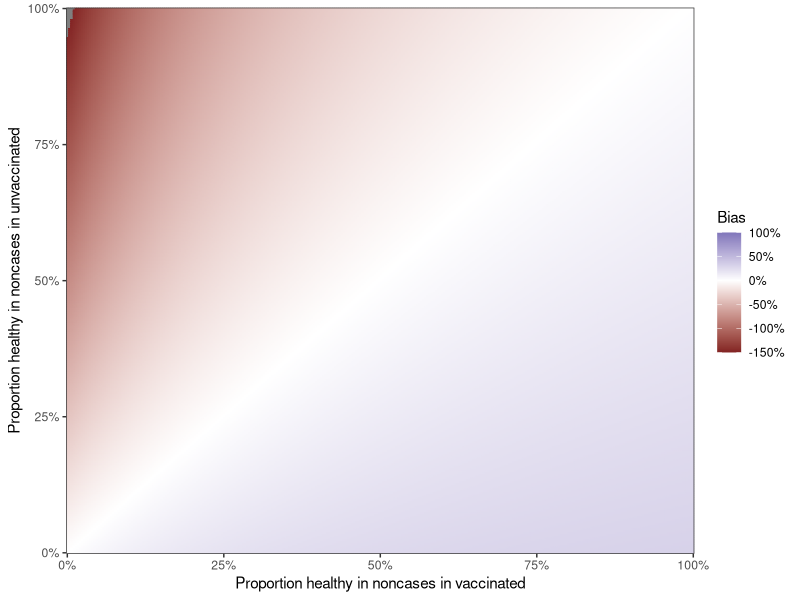
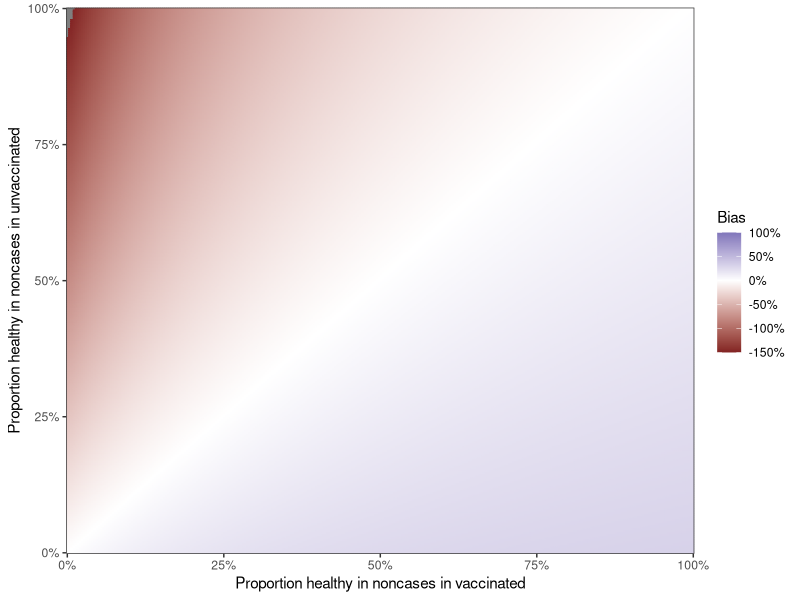
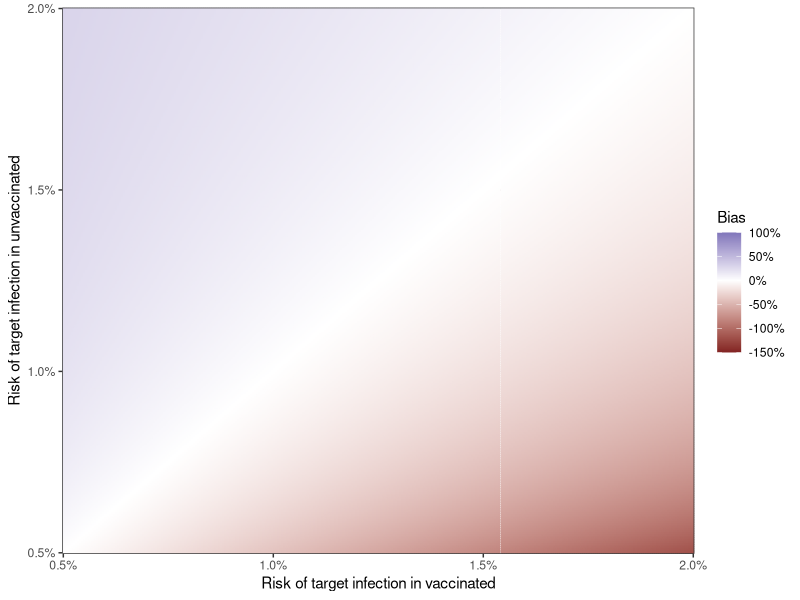
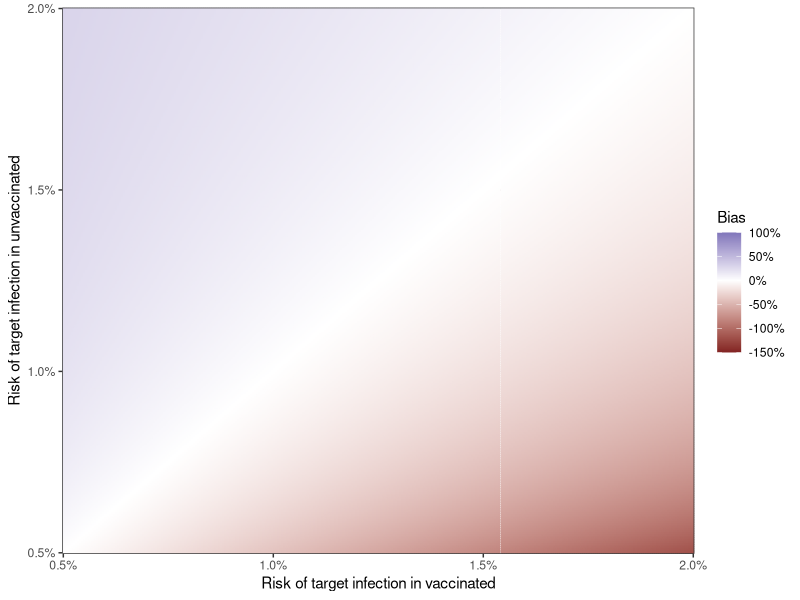
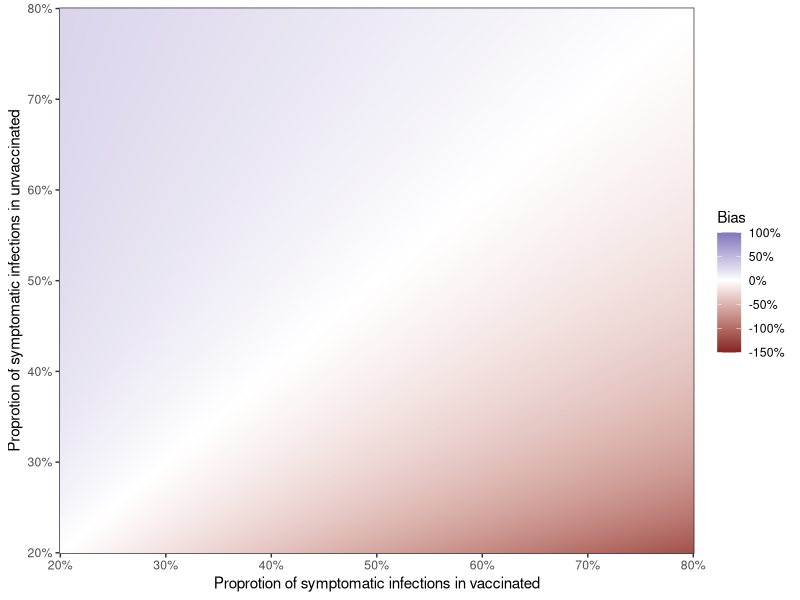
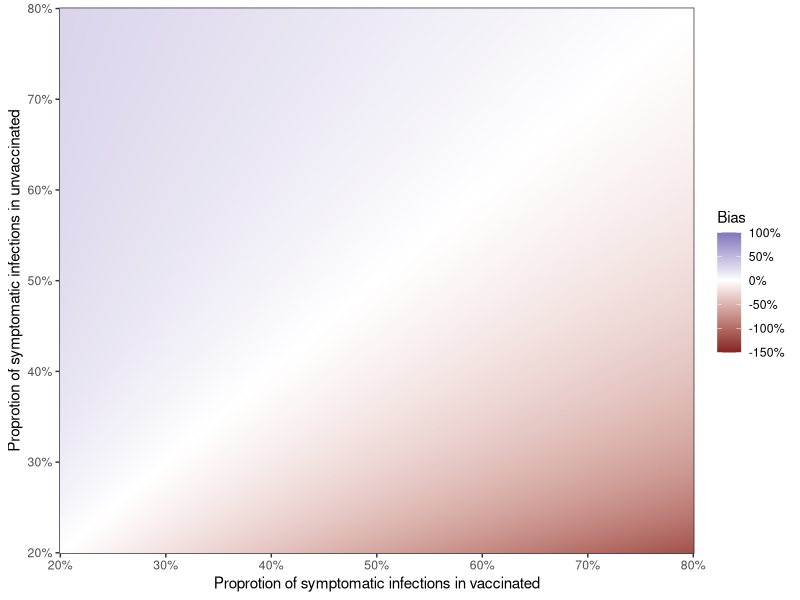
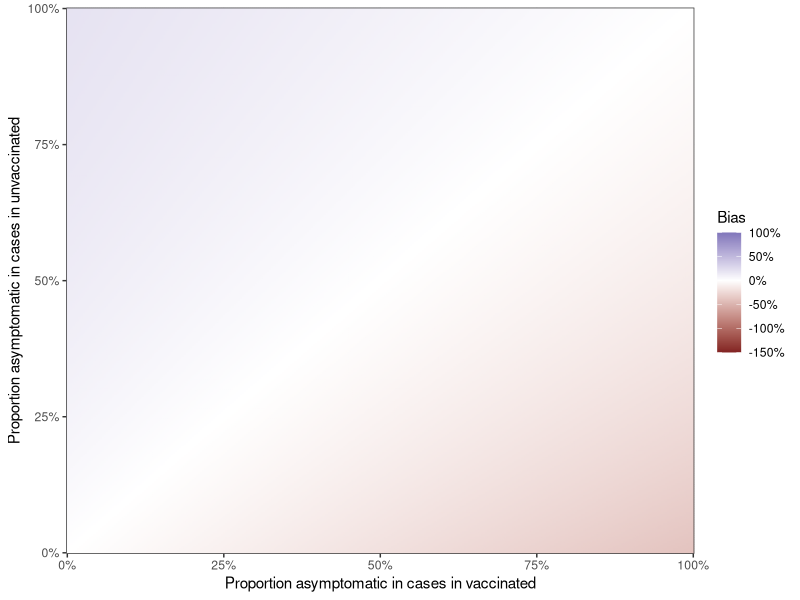
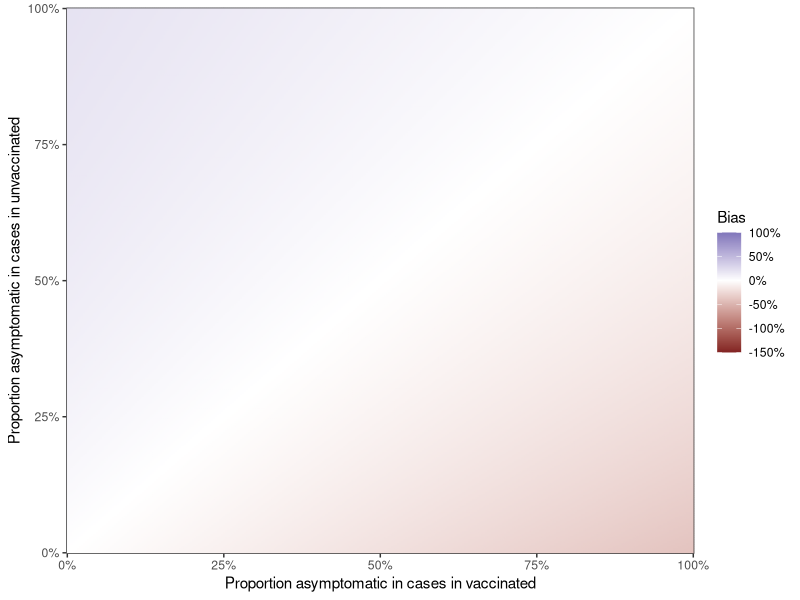

R code for these plots, in order:
library(tidyverse)

expected_ve <- function(
    target_infection_unvac = 0.01,
    target_infection_vac_ve0 = 0.01,
    ve = 0.6,
    target_symptoms_unvac = 0.5,
    target_symptoms_vac = 0.5,
    nontarget_symptomatic_infection = 0.2,
    asympt_in_cases_vac = 0,
    asympt_in_cases_unvac = 0,
    healthy_in_noncases_unvac = 0,
    healthy_in_noncases_vac = 0,
    vaccine_coverage = 0.7,
    name = "name"
) {
    target_infection_vac <- target_infection_vac_ve0 * (1 - ve)

    healthy_vac <- 1 - target_infection_vac - nontarget_symptomatic_infection
    healthy_unvac <- 1 - target_infection_unvac - nontarget_symptomatic_infection

    asympt_vac <- 1 - target_symptoms_vac
    asympt_unvac <- 1 - target_symptoms_unvac

    vaccinated_cases <- vaccine_coverage * target_infection_vac * (target_symptoms_vac + asympt_vac * asympt_in_cases_vac)
    vaccinated_noncases <- vaccine_coverage * (nontarget_symptomatic_infection + healthy_vac * healthy_in_noncases_vac)

    unvac_cases <- (1 - vaccine_coverage) * target_infection_unvac * (target_symptoms_unvac + asympt_unvac * asympt_in_cases_unvac)
    unvac_noncases <- (1 - vaccine_coverage) * (nontarget_symptomatic_infection + healthy_unvac * healthy_in_noncases_unvac)

    odds_vaccination_cases <- vaccinated_cases / unvac_cases
    odds_vaccination_noncases <- vaccinated_noncases / unvac_noncases

    or <- odds_vaccination_cases / (odds_vaccination_noncases)
    est_ve <- 1 - or

    tibble(
        target_infection_unvac,
        target_infection_vac_ve0,
        true_ve = ve,
        target_symptoms_unvac,
        target_symptoms_vac,
        nontarget_symptomatic_infection,
        asympt_in_cases_vac,
        asympt_in_cases_unvac,
        healthy_in_noncases_unvac,
        healthy_in_noncases_vac,
        vaccine_coverage,
        name,
        target_infection_vac,
        healthy_vac,
        healthy_unvac,
        asympt_vac,
        asympt_unvac,
        vaccinated_cases,
        vaccinated_noncases,
        unvac_cases,
        unvac_noncases,
        odds_vaccination_cases,
        odds_vaccination_noncases,
        or,
        est_ve,
        addbias = est_ve - true_ve,
        mulbias = 1 - (1 - est_ve) / (1 - true_ve)
    )
}

npoints <- 300

args_asympt_in_cases_and_healthy_in_noncases_by_vac_status <- expand.grid(
    asympt_in_cases_vac = c(0, 0.1, 0.5),
    asympt_in_cases_unvac = c(0, 0.1, 0.5),
    healthy_in_noncases_vac = c(0, 0.1, 0.5),
    healthy_in_noncases_unvac = c(0, 0.1, 0.5)
)

res <- bind_rows(
    expected_ve(
        healthy_in_noncases_unvac = rep(seq(0, 1, length.out = npoints), each = npoints),
        healthy_in_noncases_vac = rep(seq(0, 1, length.out = npoints), times = npoints),
        name = "healthy_in_noncases"
    ),
    expected_ve(
        target_infection_vac_ve0 = rep(seq(0.005, 0.02, length.out = npoints), each = npoints), 
        target_infection_unvac = rep(seq(0.005, 0.02, length.out = npoints), times = npoints), 
        name = "target_infection"
    ),
    expected_ve(
        target_symptoms_vac = rep(seq(0.2, 0.8, length.out = npoints), each = npoints), 
        target_symptoms_unvac = rep(seq(0.2, 0.8, length.out = npoints), times = npoints), 
        name = "target_symptoms"
    ),
    expected_ve(
        asympt_in_cases_vac = rep(seq(0, 1, length.out = npoints), each = npoints), 
        asympt_in_cases_unvac = rep(seq(0, 1, length.out = npoints), times = npoints), 
        name = "asympt_in_cases"
    ),
    expected_ve(
        asympt_in_cases_vac = rep(seq(0, 1, length.out = npoints), each = npoints), 
        asympt_in_cases_unvac = rep(seq(0, 1, length.out = npoints), each = npoints), 
        healthy_in_noncases_vac = rep(seq(0, 1, length.out = npoints), times = npoints), 
        healthy_in_noncases_unvac = rep(seq(0, 1, length.out = npoints), times = npoints), 
        name = "asympt_in_cases_and_healthy_in_noncases"
    ),

    expected_ve(
        asympt_in_cases_vac = args_asympt_in_cases_and_healthy_in_noncases_by_vac_status$asympt_in_cases_vac,
        asympt_in_cases_unvac = args_asympt_in_cases_and_healthy_in_noncases_by_vac_status$asympt_in_cases_unvac,
        healthy_in_noncases_vac = args_asympt_in_cases_and_healthy_in_noncases_by_vac_status$healthy_in_noncases_vac,
        healthy_in_noncases_unvac = args_asympt_in_cases_and_healthy_in_noncases_by_vac_status$healthy_in_noncases_unvac,
        name = "asympt_in_cases_and_healthy_in_noncases_by_vac_status"
    )
)

write_csv(res, "res.csv")

genall <- function(biasname) {

    ggsave2 <- function(name, plot, ...) {
        ggsave(paste0(name, "_", biasname, ".pdf"), plot, units = "cm", ...)
        ggsave(paste0(name, "_", biasname, ".png"), plot, units = "cm", ...)
    }

    plot_comp <- list(
        theme_bw(),
        scale_fill_gradient2("Bias", labels = scales::percent_format(), limits = c(-1.5, 1)),
        scale_color_gradient2("Bias", labels = scales::percent_format(), limits = c(-1.5, 1)),
        geom_tile(aes(fill = !!sym(biasname), color = !!sym(biasname)))
    )

    plot_healthy_in_noncases <- res %>%
        filter(name == "healthy_in_noncases") %>%
        ggplot(aes(healthy_in_noncases_vac, healthy_in_noncases_unvac)) +
        plot_comp +
        scale_x_continuous("Proportion healthy in noncases in vaccinated", expand = expansion(0, 0), labels = scales::percent_format()) +
        scale_y_continuous("Proportion healthy in noncases in unvaccinated", expand = expansion(0, 0), labels = scales::percent_format())

    width <- 13
    height <- 10

    ggsave2("healthy_in_noncases", plot_healthy_in_noncases, width = width, height = height)

    plot_target_infection <- res %>%
        filter(name == "target_infection") %>%
        ggplot(aes(target_infection_vac_ve0, target_infection_unvac)) +
        plot_comp +
        scale_x_continuous("Risk of target infection in vaccinated", expand = expansion(0, 0), labels = scales::percent_format()) +
        scale_y_continuous("Risk of target infection in unvaccinated", expand = expansion(0, 0), labels = scales::percent_format())

    ggsave2("target_infection", plot_target_infection, width = width, height = height)

    plot_target_symptoms <- res %>%
        filter(name == "target_symptoms") %>%
        ggplot(aes(target_symptoms_vac, target_symptoms_unvac)) +
        plot_comp +
        scale_x_continuous("Proprotion of symptomatic infections in vaccinated", expand = expansion(0, 0), labels = scales::percent_format()) +
        scale_y_continuous("Proprotion of symptomatic infections in unvaccinated", expand = expansion(0, 0), labels = scales::percent_format())

    ggsave2("target_symptoms", plot_target_symptoms, width = width, height = height)

    plot_asympt_in_cases <- res %>%
        filter(name == "asympt_in_cases") %>%
        ggplot(aes(asympt_in_cases_vac, asympt_in_cases_unvac)) +
        plot_comp +
        scale_x_continuous("Proportion asymptomatic in cases in vaccinated", expand = expansion(0, 0), labels = scales::percent_format()) +
        scale_y_continuous("Proportion asymptomatic in cases in unvaccinated", expand = expansion(0, 0), labels = scales::percent_format())

    ggsave2("asympt_in_cases", plot_asympt_in_cases, width = width, height = height)

    plot_asympt_in_cases_and_healthy_in_noncases <- res %>%
        filter(name == "asympt_in_cases_and_healthy_in_noncases") %>%
        ggplot(aes(asympt_in_cases_vac, healthy_in_noncases_vac)) +
        theme_bw() +
        scale_fill_gradient2("Bias", labels = scales::percent_format()) +
        scale_color_gradient2("Bias", labels = scales::percent_format()) +
        geom_tile(aes(fill = !!sym(biasname), color = !!sym(biasname))) +
        scale_x_continuous("Proportion asymptomatic in cases", expand = expansion(0, 0), labels = scales::percent_format()) +
        scale_y_continuous("Proportion healthy in noncases", expand = expansion(0, 0), labels = scales::percent_format())

    ggsave2("asympt_in_cases_and_healthy_in_noncases", plot_asympt_in_cases_and_healthy_in_noncases, width = width, height = height)

    plot_asympt_in_cases_and_healthy_in_noncases_by_vac_status <- res %>%
        filter(name == "asympt_in_cases_and_healthy_in_noncases_by_vac_status") %>%
        mutate(
            asympt_in_cases = glue::glue("{asympt_in_cases_vac * 100}%V {asympt_in_cases_unvac * 100}%UV") %>% fct_reorder(asympt_in_cases_unvac) %>% fct_reorder(asympt_in_cases_vac),
            healthy_in_noncases = glue::glue("{healthy_in_noncases_vac * 100}%V {healthy_in_noncases_unvac * 100}%UV") %>% fct_reorder(healthy_in_noncases_unvac) %>% fct_reorder(healthy_in_noncases_vac),
        ) %>%
        select(!!sym(biasname), asympt_in_cases, healthy_in_noncases) %>%
        ggplot(aes(healthy_in_noncases, asympt_in_cases)) +
        plot_comp +
        geom_label(aes(label = round(!!sym(biasname) * 100) %>% paste0("%")), alpha = 0.5, label.size = 0) +
        theme(axis.text.x = element_text(angle = 30, hjust = 1)) +
        scale_x_discrete("Proportion healthy in noncases", expand = expansion(0, 0)) +
        scale_y_discrete("Proportion asymptomatic in cases", expand = expansion(0, 0))

    ggsave2("asympt_in_cases_and_healthy_in_noncases_by_vac_status", plot_asympt_in_cases_and_healthy_in_noncases_by_vac_status, width = width * 1.5, height = height * 1.5)

    combined <- ggpubr::ggarrange(
        ggpubr::ggarrange(
            plot_healthy_in_noncases + theme(legend.position = "none", plot.margin = margin(10, 15, 10, 10)) + ggtitle("a"),
            plot_asympt_in_cases + theme(legend.position = "none", plot.margin = margin(10, 15, 10, 10)) + ggtitle("b")
        ),
        plot_asympt_in_cases_and_healthy_in_noncases_by_vac_status + ggtitle("c") + theme(legend.title = element_blank()),
        ncol = 1,
        heights = c(1, 1.5)
    )    

    ggsave2("combined", combined, width = 20, height = 25)
}

genall("addbias")
genall("mulbias")
